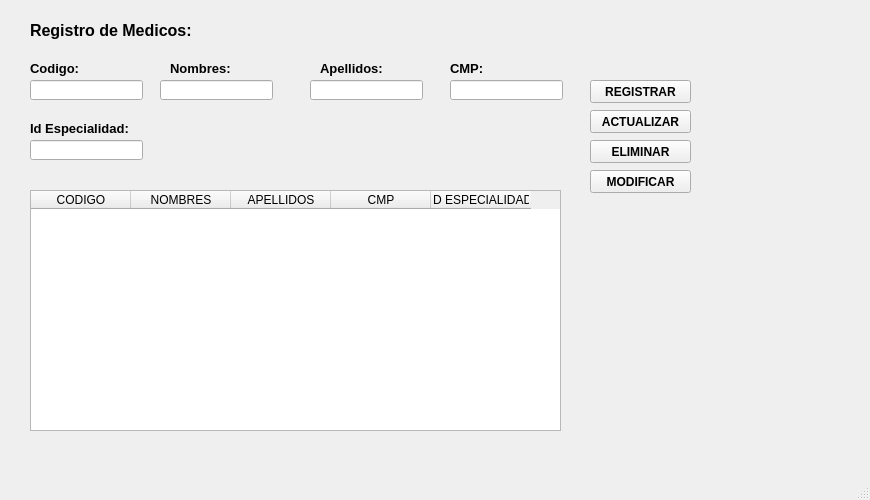
<?xml version="1.0" encoding="UTF-8"?>
<ui version="4.0">
 <class>MainWindow</class>
 <widget class="QMainWindow" name="MainWindow">
  <property name="geometry">
   <rect>
    <x>0</x>
    <y>0</y>
    <width>870</width>
    <height>500</height>
   </rect>
  </property>
  <property name="windowTitle">
   <string>Registrar Medico</string>
  </property>
  <widget class="QWidget" name="centralwidget">
   <widget class="QLabel" name="label">
    <property name="geometry">
     <rect>
      <x>30</x>
      <y>20</y>
      <width>181</width>
      <height>21</height>
     </rect>
    </property>
    <property name="font">
     <font>
      <pointsize>12</pointsize>
      <weight>75</weight>
      <bold>true</bold>
     </font>
    </property>
    <property name="text">
     <string>Registro de Medicos:</string>
    </property>
   </widget>
   <widget class="QLabel" name="label_2">
    <property name="geometry">
     <rect>
      <x>30</x>
      <y>60</y>
      <width>71</width>
      <height>16</height>
     </rect>
    </property>
    <property name="font">
     <font>
      <pointsize>10</pointsize>
      <weight>75</weight>
      <bold>true</bold>
     </font>
    </property>
    <property name="text">
     <string>Codigo: </string>
    </property>
   </widget>
   <widget class="QLabel" name="label_3">
    <property name="geometry">
     <rect>
      <x>170</x>
      <y>60</y>
      <width>71</width>
      <height>16</height>
     </rect>
    </property>
    <property name="font">
     <font>
      <pointsize>10</pointsize>
      <weight>75</weight>
      <bold>true</bold>
     </font>
    </property>
    <property name="text">
     <string>Nombres: </string>
    </property>
   </widget>
   <widget class="QLabel" name="label_4">
    <property name="geometry">
     <rect>
      <x>320</x>
      <y>60</y>
      <width>71</width>
      <height>16</height>
     </rect>
    </property>
    <property name="font">
     <font>
      <pointsize>10</pointsize>
      <weight>75</weight>
      <bold>true</bold>
     </font>
    </property>
    <property name="text">
     <string>Apellidos: </string>
    </property>
   </widget>
   <widget class="QLabel" name="label_5">
    <property name="geometry">
     <rect>
      <x>450</x>
      <y>60</y>
      <width>71</width>
      <height>16</height>
     </rect>
    </property>
    <property name="font">
     <font>
      <pointsize>10</pointsize>
      <weight>75</weight>
      <bold>true</bold>
     </font>
    </property>
    <property name="text">
     <string>CMP: </string>
    </property>
   </widget>
   <widget class="QLabel" name="label_6">
    <property name="geometry">
     <rect>
      <x>30</x>
      <y>120</y>
      <width>111</width>
      <height>16</height>
     </rect>
    </property>
    <property name="font">
     <font>
      <pointsize>10</pointsize>
      <weight>75</weight>
      <bold>true</bold>
     </font>
    </property>
    <property name="text">
     <string>Id Especialidad: </string>
    </property>
   </widget>
   <widget class="QLineEdit" name="txtCodigo">
    <property name="geometry">
     <rect>
      <x>30</x>
      <y>80</y>
      <width>113</width>
      <height>20</height>
     </rect>
    </property>
   </widget>
   <widget class="QLineEdit" name="txtNombres">
    <property name="geometry">
     <rect>
      <x>160</x>
      <y>80</y>
      <width>113</width>
      <height>20</height>
     </rect>
    </property>
   </widget>
   <widget class="QLineEdit" name="txtApellidos">
    <property name="geometry">
     <rect>
      <x>310</x>
      <y>80</y>
      <width>113</width>
      <height>20</height>
     </rect>
    </property>
   </widget>
   <widget class="QLineEdit" name="txtCmp">
    <property name="geometry">
     <rect>
      <x>450</x>
      <y>80</y>
      <width>113</width>
      <height>20</height>
     </rect>
    </property>
   </widget>
   <widget class="QLineEdit" name="txtId">
    <property name="geometry">
     <rect>
      <x>30</x>
      <y>140</y>
      <width>113</width>
      <height>20</height>
     </rect>
    </property>
   </widget>
   <widget class="QPushButton" name="btnRegistrar">
    <property name="geometry">
     <rect>
      <x>590</x>
      <y>80</y>
      <width>101</width>
      <height>23</height>
     </rect>
    </property>
    <property name="font">
     <font>
      <weight>75</weight>
      <bold>true</bold>
     </font>
    </property>
    <property name="text">
     <string>REGISTRAR</string>
    </property>
   </widget>
   <widget class="QPushButton" name="btnActualizar">
    <property name="geometry">
     <rect>
      <x>590</x>
      <y>110</y>
      <width>101</width>
      <height>23</height>
     </rect>
    </property>
    <property name="font">
     <font>
      <weight>75</weight>
      <bold>true</bold>
     </font>
    </property>
    <property name="text">
     <string>ACTUALIZAR</string>
    </property>
   </widget>
   <widget class="QPushButton" name="btnEliminar">
    <property name="geometry">
     <rect>
      <x>590</x>
      <y>140</y>
      <width>101</width>
      <height>23</height>
     </rect>
    </property>
    <property name="font">
     <font>
      <weight>75</weight>
      <bold>true</bold>
     </font>
    </property>
    <property name="text">
     <string>ELIMINAR</string>
    </property>
   </widget>
   <widget class="QPushButton" name="btnModificar">
    <property name="geometry">
     <rect>
      <x>590</x>
      <y>170</y>
      <width>101</width>
      <height>23</height>
     </rect>
    </property>
    <property name="font">
     <font>
      <weight>75</weight>
      <bold>true</bold>
     </font>
    </property>
    <property name="text">
     <string>MODIFICAR</string>
    </property>
   </widget>
   <widget class="QTableWidget" name="tblMedicos">
    <property name="geometry">
     <rect>
      <x>30</x>
      <y>190</y>
      <width>531</width>
      <height>241</height>
     </rect>
    </property>
    <property name="font">
     <font>
      <weight>50</weight>
      <bold>false</bold>
     </font>
    </property>
    <column>
     <property name="text">
      <string>CODIGO</string>
     </property>
    </column>
    <column>
     <property name="text">
      <string>NOMBRES</string>
     </property>
    </column>
    <column>
     <property name="text">
      <string>APELLIDOS</string>
     </property>
    </column>
    <column>
     <property name="text">
      <string>CMP</string>
     </property>
    </column>
    <column>
     <property name="text">
      <string>ID ESPECIALIDAD</string>
     </property>
    </column>
   </widget>
  </widget>
  <widget class="QMenuBar" name="menubar">
   <property name="geometry">
    <rect>
     <x>0</x>
     <y>0</y>
     <width>870</width>
     <height>21</height>
    </rect>
   </property>
  </widget>
  <widget class="QStatusBar" name="statusbar"/>
 </widget>
 <resources/>
 <connections/>
</ui>
